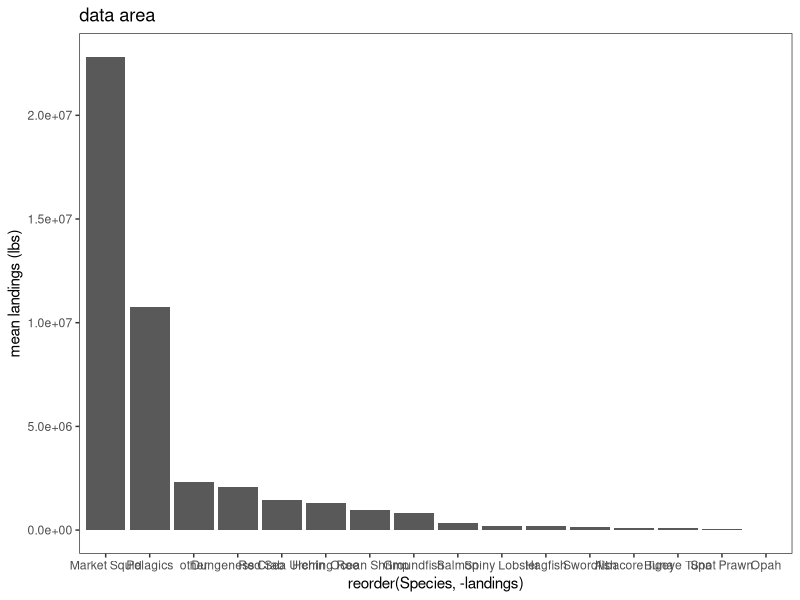

The R script that drew this image:
# Script for isolating the species of interest from the DFW dataset of monthly
# landings by area.

library(stringr)
library(stringi)
library(dplyr)
library(reshape2)
library(ggplot2)

# Import dataset of all areas
all_areas <- read.csv("Data/DFW areas/all_areas.csv")

# Find most-landed species ----------------------------------------------------
# Isolate total landings and find mean by year
high_landings <- all_areas[, c(1, 14:16)]
high_landings <- high_landings %>% group_by(area, Species) %>% 
  summarize(landings = mean(Landings))  

# Isolate each area & order by landings in descending order
total_e <- high_landings %>% filter(area == "Eureka")
total_e <- total_e[order(-total_e$landings), ]

total_fb <- high_landings %>% filter(area == "Fort Bragg")
total_fb <- total_fb[order(-total_fb$landings), ]

total_bb <- high_landings %>% filter(area == "Bodega Bay")
total_bb <- total_bb[order(-total_bb$landings), ]

total_sf <- high_landings %>% filter(area == "San Francisco")
total_sf <- total_sf[order(-total_sf$landings), ]

total_m <- high_landings %>% filter(area == "Monterey")
total_m <- total_m[order(-total_m$landings), ]

total_mb <- high_landings %>% filter(area == "Morro Bay")
total_mb <- total_mb[order(-total_mb$landings), ]

total_sb <- high_landings %>% filter(area == "Santa Barbara")
total_sb <- total_sb[order(-total_sb$landings), ]

total_la <- high_landings %>% filter(area == "Los Angeles")
total_la <- total_la[order(-total_la$landings), ]

total_sd <- high_landings %>% filter(area == "San Diego")
total_sd <- total_sd[order(-total_sd$landings), ]

# Create dataframe of highest landed species
high_landings <- rbind(total_e[1:11, 1:2], total_fb[1:11, 1:2], 
                       total_bb[1:11, 1:2], total_sf[1:11, 1:2], 
                       total_m[1:11, 1:2], total_mb[1:11, 1:2],
                       total_sb[1:11, 1:2], total_la[1:11, 1:2], 
                       total_sd[1:11, 1:2])

# Get list of unique species names (not fully unique :/ )
high_landings <- levels(factor(high_landings$Species))
print(high_landings)


# Fix known issues with species names -----------------------------------------
all_areas$Species <- str_replace_all(all_areas$Species, 
                                     c("Lobs ter California spiny" = "Lobster California spiny",
                                       "Anchovy  northern" = "Anchovy northern"))

# Isolate species of interest -------------------------------------------------
# Column names for the initial columns of the overall dataframe
initial_cols <- c("Species", "January", "February", "March", "April", "May", "June",
                  "July", "August", "September", "October", "November", "December", 
                  "Landings", "year", "area")

crab <- all_areas %>% filter(str_detect(Species, "Dungeness")) %>% bind_rows
lobster <- all_areas %>% filter(str_detect(Species, "Lobster")) %>% bind_rows
squid <- all_areas %>% filter(str_detect(Species, "Squid market")) %>% bind_rows
albacore <- all_areas %>% filter(str_detect(Species, "albacore")) %>% bind_rows
bigeye <- all_areas %>% filter(str_detect(Species, "Tuna bigeye")) %>% bind_rows
prawn <- all_areas %>% filter(str_detect(Species, "Prawn spot")) %>% bind_rows
swordfish <- all_areas %>% filter(str_detect(Species, "Swordfish")) %>% bind_rows
opah <- all_areas %>% filter(str_detect(Species, "Opah")) %>% bind_rows

# Herring roe -----------------------------------------------------------------
herring_roe <- all_areas %>% filter(str_detect(Species, "Herring Pacific roe|
                                               Herring Roe")) %>% bind_rows
# Update dataframe with new species name
herring_roe <- herring_roe[, -1] %>% group_by(area, year) %>%
  summarize(across(January:Landings, sum))  
herring_roe <- cbind(rep("Herring Roe", length(herring_roe$year)), herring_roe[, c(3:15, 2, 1)])
colnames(herring_roe) <- initial_cols

# Red sea urchin --------------------------------------------------------------
urchin <- all_areas %>% filter(str_detect(Species, "Sea urchin red|
                                          Urchin red")) %>% bind_rows
# Update dataframe with new species name
urchin <- urchin[, -1] %>% group_by(area, year) %>%
  summarize(across(January:Landings, sum))  
urchin <- cbind(rep("Red Sea Urchin", length(urchin$year)), urchin[, c(3:15, 2, 1)])
colnames(urchin) <- initial_cols

# Hagfish ---------------------------------------------------------------------
hagfish <- all_areas %>% filter(str_detect(Species, "Hagfish|
                                           Hagfishes")) %>% bind_rows
# Update dataframe with new species name
hagfish <- hagfish[, -1] %>% group_by(area, year) %>%
  summarize(across(January:Landings, sum))  
hagfish <- cbind(rep("Hagfish", length(hagfish$year)), hagfish[, c(3:15, 2, 1)])
colnames(hagfish) <- initial_cols

# Shrimp ----------------------------------------------------------------------
shrimp <- all_areas %>% filter(str_detect(Species, "Shrimp Pacific Ocean|
                                          Shrimp ocean pink")) %>% bind_rows
# Update dataframe with new species name
shrimp <- shrimp[, -1] %>% group_by(area, year) %>%
  summarize(across(January:Landings, sum))  
shrimp <- cbind(rep("Ocean Shrimp", length(shrimp$year)), shrimp[, c(3:15, 2, 1)])
colnames(shrimp) <- initial_cols

# Groundfish - from list here -------------------------------------------------
# https://wildlife.ca.gov/Conservation/Marine/Federal-Groundfish 
groundfish <- all_areas %>% filter(str_detect(Species, "Halibut|Rockfish|
                                              Thornyhead|Sablefish|Skate|
                                              Shark leopard|Shark soupfin|
                                              Shark spiny dogfish|Ratfish|
                                              Cabezon|Greenling|Lingcod|Cod|
                                              Whiting|Scorpionfish|Flounder|
                                              Sole|Sanddab")) %>% bind_rows
# Update dataframe with new species name
groundfish <- groundfish[, -1] %>% group_by(area, year) %>%
  summarize(across(January:Landings, sum))  
groundfish <- cbind(rep("Groundfish", length(groundfish$year)), groundfish[, c(3:15, 2, 1)])
colnames(groundfish) <- initial_cols

# Salmon ----------------------------------------------------------------------
salmon <- all_areas %>% filter(str_detect(Species, "Salmon")) %>% bind_rows
salmon <- salmon %>% filter(!str_detect(Species, "Roe"))  # Remove salmon roe fishery
# Update dataframe with new species name
salmon <- salmon[, -1] %>%  group_by(area, year) %>% 
  summarize(across(January:Landings, sum))
salmon <- cbind(rep("Salmon", length(salmon$year)), salmon[, c(3:15, 2, 1)])
colnames(salmon) <- initial_cols

# Coastal pelagic species gathered from NOAA fisheries ------------------------
pelagics <- all_areas %>% filter(str_detect(Species, "Sardine|Mackerel Pacific|
                                            Mackerel jack|Mackerel unspecified|
                                            Anchovy northern")) %>% bind_rows
# Update dataframe with new species name
pelagics <- pelagics[, -1] %>% group_by(area, year) %>% 
  summarize(across(January:Landings, sum))
pelagics <- cbind(rep("Pelagics", length(pelagics$year)), pelagics[, c(3:15, 2, 1)])
colnames(pelagics) <- initial_cols


# Category for everything not selected above ----------------------------------
# TODO: figure out why this list still includes some of the species that should be excluded!!!
other <- all_areas %>% filter(!str_detect(Species, "Dungeness|Lobster|
                                          Squid market|albacore|Tuna bigeye|
                                          Prawn spot|Swordfish|Opah|
                                          Herring Pacific roe|Sea urchin red|
                                          Urchin red|Hagfish|Hagfishes|
                                          Shrimp Pacific Ocean|
                                          Shrimp ocean pink|Halibut|Rockfish|
                                          Thornyhead|Sablefish|Skate|
                                          Shark leopard|Shark soupfin|
                                          Shark spiny dogfish|Ratfish|Cabezon|
                                          Greenling|Lingcod|Cod|Whiting|
                                          Scorpionfish|Flounder|Sole|Sanddab|
                                          Salmon|Sardine|Mackerel Pacific|
                                          Mackerel jack|Anchovy northern"))
other <- all_areas %>% filter(Species == "Crab Dungeness")
other_species <- levels(factor(other$Species))
print(other_species)
other <- other[, -1] %>% group_by(area, year) %>% 
  summarize(across(January:Landings, sum))
other <- cbind(rep("other", length(other$year)), other[, c(3:15, 2, 1)])
colnames(other) <- initial_cols


# Create dataframe of all species of interest ---------------------------------
all_soi <- rbind(crab, lobster, squid, albacore, bigeye, prawn, swordfish, 
                 opah, herring_roe, urchin, hagfish, shrimp, groundfish, 
                 salmon, pelagics, other)

all_soi$Species <- trimws(all_soi$Species)  # trim white space from names

# Replace DFW species names with more understandable text
all_soi$Species <- str_replace_all(all_soi$Species, 
                                   c("Crab Dungeness" = "Dungeness Crab",
                                     "Lobster California spiny" = "Spiny Lobster",
                                     "Prawn spot" = "Spot Prawn",
                                     "Squid market" = "Market Squid",
                                     "Tuna albacore" = "Albacore Tuna",
                                     "Tuna bigeye" = "Bigeye Tuna"))
species <- levels(factor(all_soi$Species))  # list of species
print(species)  # check species list


# Check relative landings for the species of interest -------------------------
total_landings <- all_soi[, c(1, 14:16)]
total_landings <- total_landings %>% group_by(Species) %>% 
  summarize(landings = mean(Landings)) 

total_plot <- ggplot(total_landings, aes(y = landings, x = reorder(Species, -landings))) +
  geom_bar(position = "dodge", stat = "identity") +
  ylab("mean landings (lbs)") +
  ggtitle("data area") + 
  # scale_fill_discrete(breaks = area_order) +
  theme_bw() +
  theme(panel.grid.major = element_blank(), panel.grid.minor = element_blank())

ggsave(filename="DFW pdf data/Figures/all_soi_landings.pdf", total_plot,
       width=300, height=100, units="mm", dpi=300)

# Write a .csv file with just the species of interest
write.csv(all_soi, "Data/dfw_areas_soi.csv", row.names = FALSE)
